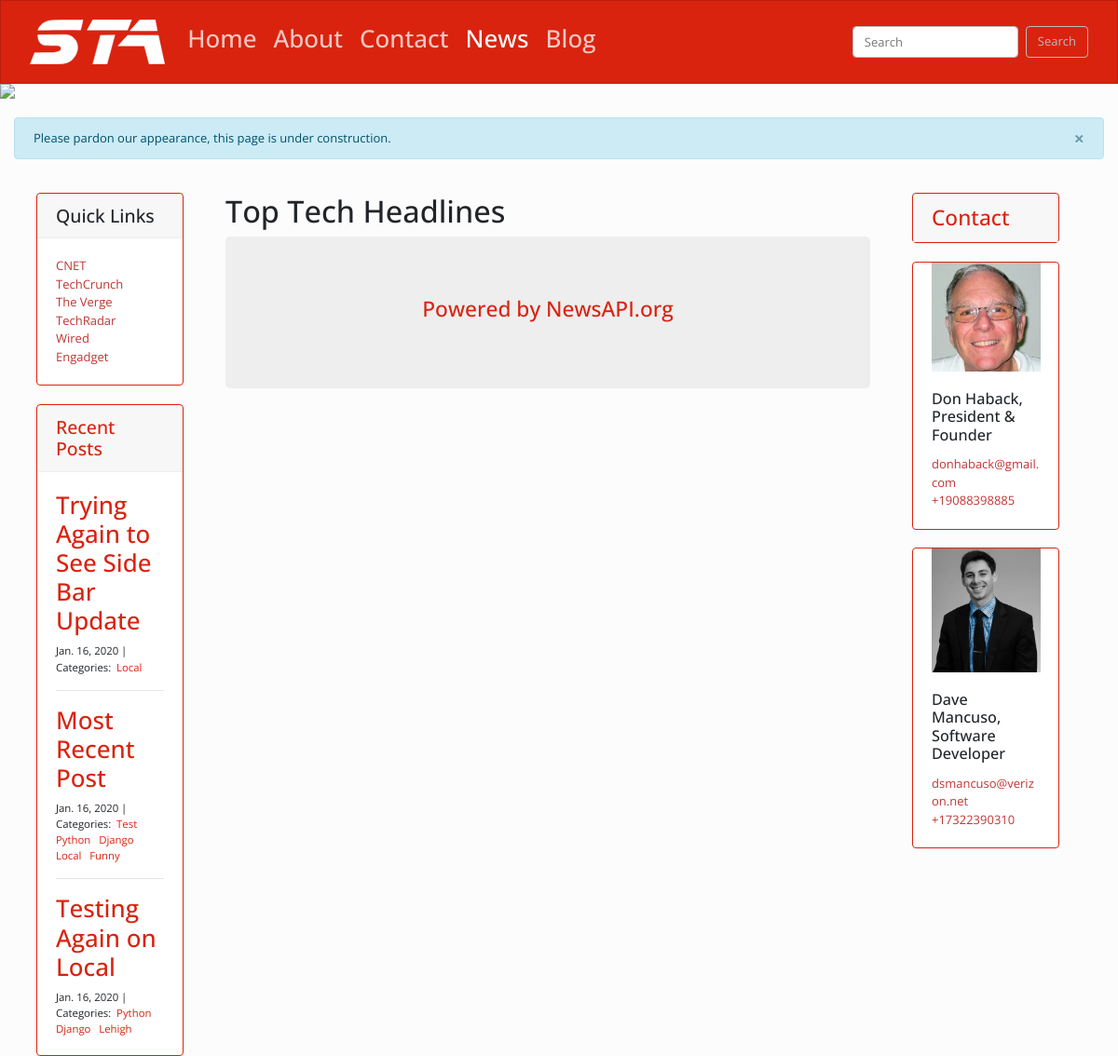
Page /news on the committed database.
### blog/models.py (models this page shows, shortened)
class Post(models.Model):
    title = models.CharField(max_length=255)
    body = models.TextField()
    created_on = models.DateTimeField(auto_now_add=True)
    last_modified = models.DateTimeField(auto_now=True)
    categories = models.ManyToManyField('Category', related_name='posts')

class Category(models.Model):
    name = models.CharField(max_length=30)

### about/models.py (models this page shows, shortened)
class Biography(models.Model):
    name = models.CharField(max_length=100)
    title = models.CharField(max_length=100)
    image = models.ImageField(upload_to='images/')
    bio = models.TextField()
    email = models.EmailField()
    phone = PhoneNumberField()
    order = models.IntegerField()
    class Meta:
        ordering = ['order']
        verbose_name_plural = 'Biographies'

### news/views.py (the view, shortened to what this page needs)
# urls.py: path('', views.news_index, name='news_index'),
def news_index(request):
    newsapi = NewsApiClient(api_key='4a168c464f74480aa143afd5ce73b476')
    local_time = tz.tzlocal()
    title = 'Top Tech Headlines'
    api = newsapi.get_top_headlines(category='technology', language='en', country='us')
    top_articles = api['articles']
    news = []
    author = []
    desc = []
    img = []
    url = []
    date = []
    articles = zip(news, author, desc, img, url, date)
    recent_posts = Post.objects.all().order_by('-created_on')[:3]
    bios = Biography.objects.all()
    messages.info(request, 'Please pardon our appearance, this page is under construction.')
    return render(request, 'news_index.html', context ={'articles': articles, 'title': title, 'recent_posts': recent_posts, 'bios': bios,})

### news/templates/news_index.html (shortened to what this page needs)
{% extends "base.html" %}
{% block page_content %}
  <div class="container">
    <h1> {{ title }} </h1>
    <div class="jumbotron">
      <center><h3><a href="https://newsapi.org/">Powered by NewsAPI.org</a></h3></center>
    </div>
  </div>
{% endblock %}

### sta_website/templates/base.html (shortened to what this page needs)
{% load static %}
<head>
  <link rel="stylesheet" href="https://bootswatch.com/4/simplex/bootstrap.min.css">
  <link rel="stylesheet" href="https://use.fontawesome.com/releases/v5.8.2/css/all.css">
</head>
<body>
<header>
<nav class="navbar navbar-expand-lg navbar-dark bg-primary">
  <div class="container-fluid">
    <a class="navbar-brand" href="{% url 'home_index' %}"><img src="{% static 'images/STA White.svg' %}"></a>
    <div class="collapse navbar-collapse" id="navbarColor01">
      <ul class="navbar-nav mr-auto">
        <li class="nav-item">
          <a class="nav-link" style="padding-right: 10px" href="{% url 'home_index' %}"> <h2> Home </h2> </a>
        </li>
        <li class="nav-item">
          <a class="nav-link" style="padding-right: 10px" href="{% url 'about_index' %}"> <h2> About </h2> </a>
        </li>
        <li class="nav-item">
          <a class="nav-link" style="padding-right: 10px" href="{% url 'contact_index' %}"> <h2> Contact </h2> </a>
        </li>
        <li class="nav-item">
          <a class="nav-link" style="padding-right: 10px" href="{% url 'news_index' %}"> <h2> News </h2></a>
        </li>
        <li class="nav-item">
          <a class="nav-link" style="padding-right: 10px" href="{% url 'blog_index' %}"> <h2> Blog </h2></a>
        </li>
      </ul>
      <form class="form-inline my-2 my-lg-0" action="{% url 'news_index' %}" method="get">
        <input class="form-control mr-sm-2" type="search" placeholder="Search" aria-label="Search" name="search">
        <button class="btn btn-outline-secondary my-2 my-sm-0" type="submit">Search</button>
      </form>
    </div>
  </div>
</nav>
<img src="{% static 'images/mountains_banner.jpg' %}" class="img-fluid" style="max-height: 300px">
</header>
<br>
<div class="container-fluid">
  {% include 'messages.html' %}
</div>
<div class="container-fluid">
  <div class="pl-4 pr-5 row">
    <div class="col-md-2">
      <div class="sticky-top">
        <br>
        <div class="card border-primary md-2 d-none d-md-block">
          <h4 class="card-header">Quick Links</h4>
          <div class="card-body">
            <span class="text-nowrap">
              <p class="card-text">
                <a href="https://www.cnet.com/"><font color=#c13434>CNET</font></a> <br>
                <a href="https://www.techcrunch.com/"><font color=#c13434>TechCrunch</font></a> <br>
                <a href="https://www.theverge.com/"><font color=#c13434>The Verge</font></a> <br>
                <a href="https://www.techradar.com/"><font color=#c13434>TechRadar</font></a> <br>
                <a href="https://www.wired.com/"><font color=#c13434>Wired</font></a> <br>
                <a href="https://www.engadget.com/"><font color=#c13434>Engadget</font></a> <br>
              </p>
            </span>
          </div>
        </div>
        <br>
        <div class="card border-primary md-2 d-none d-lg-block">
          <h4 class="card-header"><a href="{% url 'blog_index' %}">Recent Posts</a></h4>
          <div class="card-body">
            {% for recent_post in recent_posts %}
              <h2><a href="{% url 'blog_detail' recent_post.pk%}">{{ recent_post.title }}</a></h2>
              <small>
                  {{ recent_post.created_on.date }} |&nbsp;
                  Categories:&nbsp;
                  {% for category in recent_post.categories.all %}
                  <a href="{% url 'blog_category' category.name %}">
                      {{ category.name }}
                  </a>&nbsp;
                  {% endfor %}
              </small>
              {% if not forloop.last %}
                <hr>
              {% endif %}
            {% endfor %}
          </div>
        </div>
      </div>
    </div>
    <div class="col-md-8">
      <br>
      {% block page_content %} {% endblock%}
    </div>
    <div class="col-md-2">
      <div class="sticky-top">
        <br>
        <div class="card border-primary md-2 d-none d-lg-block">
          <span class="text-nowrap">
            <h3 class="card-header"><a href="{% url 'contact_index' %}">Contact</a></h3>
          </span>
        </div>
        <br>
        {% for bio in bios %}
          <div class="card border-primary md-2 d-none d-lg-block">
            <img class="mx-auto" style="width: 75%; display: block;" src="{{ bio.image.url }}">
            <div class="card-body">
              <h5 class="card-title">{{bio.name}}, {{bio.title}}</h5>
              <p class="card-text">
                <a href="mailto:{{bio.email}}" class="mail"><font color=#c13434>{{bio.email}}</font></a> <br>
                <a href="tel:{{bio.phone}}" class="tel"><font color=#c13434>{{bio.phone}}</font></a>
              </p>
            </div>
          </div>
          {% if not forloop.last %}
            <br>
          {% endif %}
        {% endfor %}
        <br>
      </div>
    </div>
  </div>
</div>
</body>

### rows in the picture
Post: title "Trying Again to See Side Bar Update", created_on "Jan. 16, 2020"
Category: name "Local"
Post: title "Most Recent Post", created_on "Jan. 16, 2020"
Category: name "Test"
Category: name "Python"
Category: name "Django"
Category: name "Funny"
Post: title "Testing Again on Local", created_on "Jan. 16, 2020"
Category: name "Lehigh"
Biography: image (picture), name "Don Haback", title "President & Founder", email "donhaback@gmail.com", phone "+19088398885"
Biography: image (picture), name "Dave Mancuso", title "Software Developer", email "dsmancuso@verizon.net", phone "+17322390310"

### other values in the picture
{{ message }} "Please pardon our appearance, this page is under construction."
{{ title }} "Top Tech Headlines"
